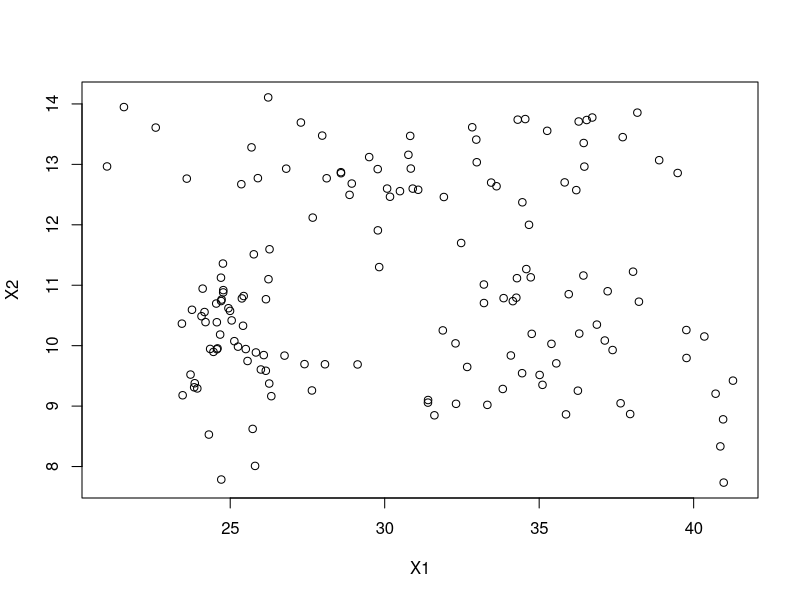
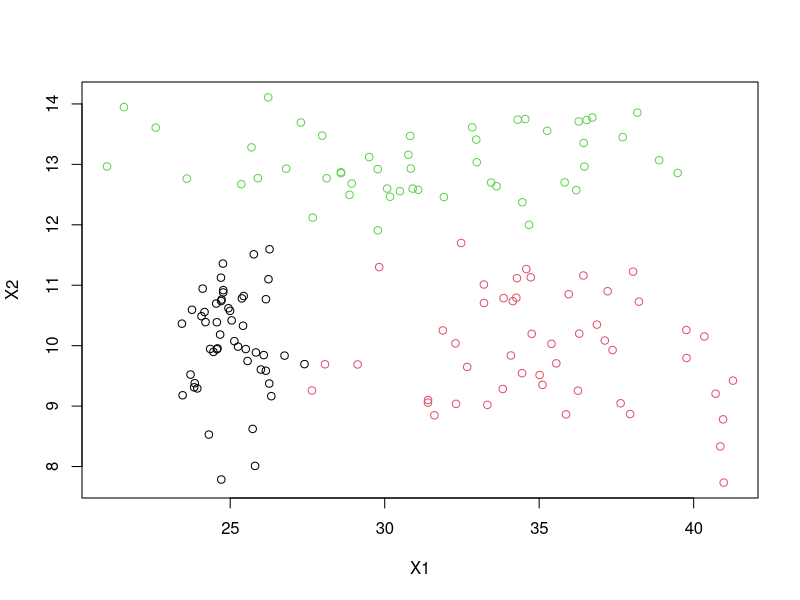
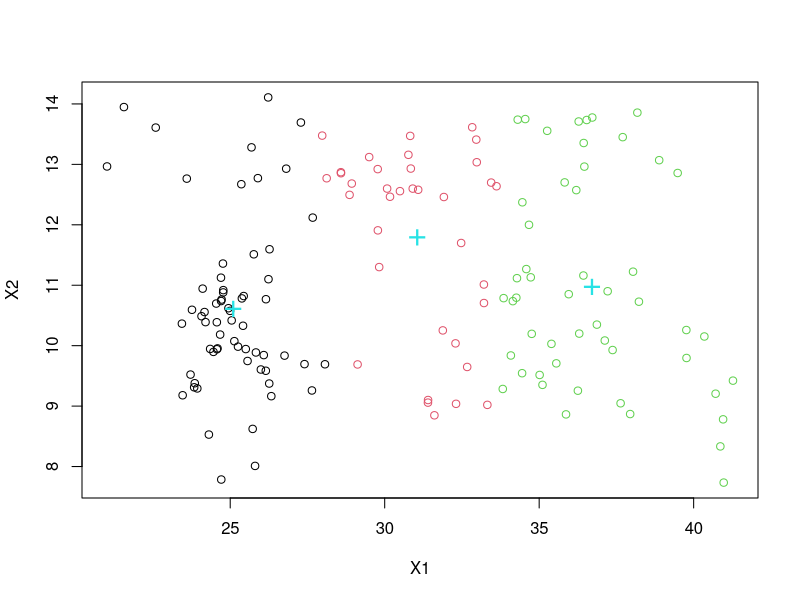
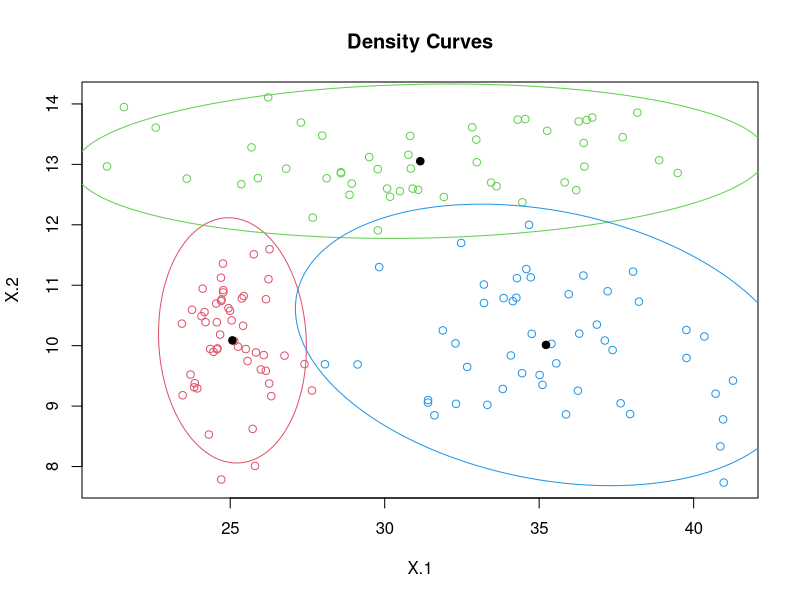

These figures' R source, in order:
cat("\014")
remove(list = ls())

library(cluster)
library(mixtools)

# Compare k-means and GMMs clustering

kmdata = read.csv("kmdata.txt", stringsAsFactors = TRUE)
x = kmdata[, 1:2]
y = kmdata[, 3]

# 1.
plot(x)
plot(x, col = y)

# 2.
model = kmeans(x, 3)
plot(x, col = model$cluster)
points(model$centers, col = 5, pch = "+", cex = 2)

# 3.
model2 = mvnormalmixEM(x, k = 3 , epsilon = 0.01)
plot(model2, which = 2) 
